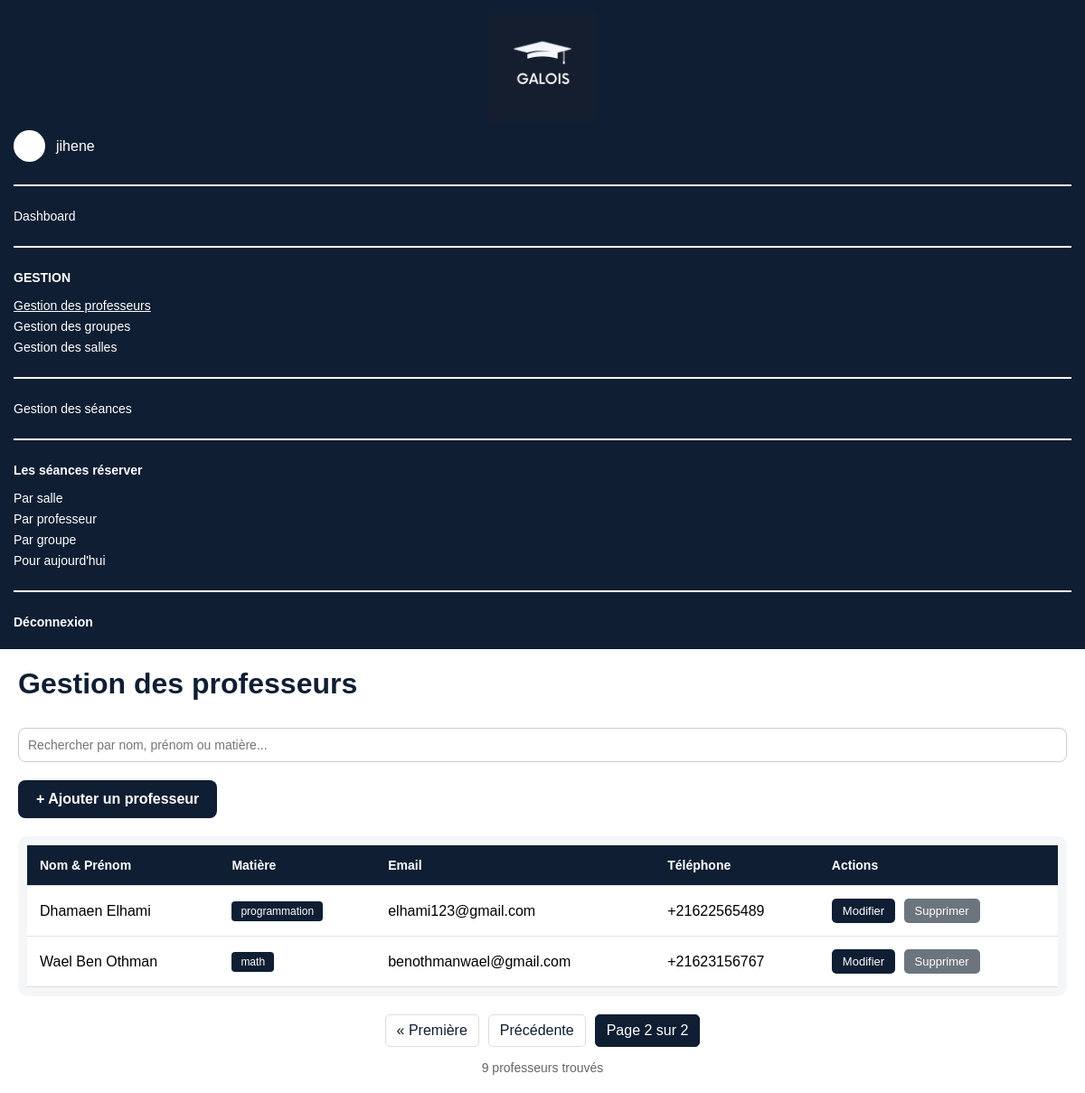
Screenshot of /professeurs/?page=2 (signed in) with the database file from the repository.
### emploi_du_temps/models.py (models this page shows, shortened)
class Professeur(models.Model):
    user = models.OneToOneField(User, on_delete=models.CASCADE, null=True, blank=True)
    nom = models.CharField(max_length=100)
    prenom = models.CharField(max_length=100)
    email = models.EmailField(unique=True)
    telephone = models.CharField(max_length=20, unique=True)
    matiere = models.ForeignKey(Matiere, on_delete=models.SET_NULL, null=True, blank=True, related_name='professeurs')
    class Meta:
        verbose_name_plural = "professeurs"
    @property
    def nom_complet(self):
        return f"{self.prenom} {self.nom}"

class Matiere(models.Model):
    nom = models.CharField(max_length=100, unique=True)

### emploi_du_temps/views.py (the view)
# urls.py: path('professeurs/', views.liste_professeurs, name='professeurs'),
@login_required
def liste_professeurs(request):
    professeurs = Professeur.objects.all().select_related('matiere').order_by('-id')
    search = request.GET.get('search', '')
    if search:
        professeurs = professeurs.filter(
            Q(nom__icontains=search) |
            Q(prenom__icontains=search) |
            Q(matiere__nom__icontains=search)
        )
    paginator = Paginator(professeurs, 7)
    page = request.GET.get('page', 1)
    try:
        professeurs_page = paginator.page(page)
    except PageNotAnInteger:
        professeurs_page = paginator.page(1)
    except EmptyPage:
        professeurs_page = paginator.page(paginator.num_pages)
    return render(request, 'gestion-professeurs.html', {
        'professeurs': professeurs_page,
        'search': search,
        'total_count': professeurs.count()
    })

### emploi_du_temps/templates/gestion-professeurs.html (shortened to what this page needs)
<!DOCTYPE html>
<html lang="fr">
<head>
    {% load static %}
</head>
<body>
    <div class="container">
        <aside class="sidebar">
            <div class="logo-box">
                <img src="{% static 'images/logo.png' %}" alt="Logo" class="logo-sidebar">
            </div>
            <div class="admin-line">
                <div class="small-avatar"></div>
                <span>{{ request.user.username }}</span>
            </div>
            <hr>
            <a href="{% url 'dashboard' %}">Dashboard</a>
            <hr>
            <p class="menu-title">GESTION</p>
            <a href="{% url 'professeurs' %}" class="active">Gestion des professeurs</a>
            <a href="{% url 'groupes' %}">Gestion des groupes</a>
            <a href="{% url 'salles' %}">Gestion des salles</a>
            <hr>
            <a href="{% url 'seances' %}">Gestion des séances</a>
            <hr>
            <p class="menu-title">Les séances réserver</p>
            <a href="{% url 'emploi_salle' %}">Par salle</a>
            <a href="{% url 'emploi_professeur' %}">Par professeur</a>
            <a href="{% url 'emploi_groupe' %}">Par groupe</a>
            <a href="{% url 'emploi_today' %}">Pour aujourd'hui</a>
            <hr>
            <a href="{% url 'logout' %}" class="logout">Déconnexion</a>
        </aside>
        <main class="content">
            <h1>Gestion des professeurs</h1>
            <div class="search-bar">
                <form method="get" id="searchForm">
                    <input type="text" name="search"
                           placeholder="Rechercher par nom, prénom ou matière..."
                           value="{{ search }}"
                           id="searchInput"
                           autocomplete="off">
                </form>
            </div>
            <div class="add-container">
                <a href="{% url 'ajouter_professeur' %}" class="add-btn">+ Ajouter un professeur</a>
            </div>
            <div class="table-container">
                <table>
                    <thead>
                        <tr>
                            <th>Nom & Prénom</th>
                            <th>Matière</th>
                            <th>Email</th>
                            <th>Téléphone</th>
                            <th>Actions</th>
                        </tr>
                    </thead>
                    <tbody id="professeursTableBody">
                        {% for prof in professeurs %}
                        <tr>
                            <td>{{ prof.nom_complet }}</td>
                            <td>
                                {% if prof.matiere %}
                                <span class="matiere-badge">{{ prof.matiere.nom }}</span>
                                {% else %}
                                <span class="matiere-vide">Aucune matière</span>
                                {% endif %}
                            </td>
                            <td>{{ prof.email }}</td>
                            <td>{{ prof.telephone }}</td>
                            <td>
                                <a href="{% url 'modifier_professeur' prof.id %}" class="btn edit">Modifier</a>
                                <a href="#" class="btn delete" data-id="{{ prof.id }}" data-nom="{{ prof.nom_complet }}">Supprimer</a>
                            </td>
                        </tr>
                        {% endfor %}
                    </tbody>
                </table>
            </div>
            {% if professeurs.paginator.num_pages > 1 %}
            <div class="pagination">
                {% if professeurs.has_previous %}
                    <a href="?page=1{% if search %}&search={{ search }}{% endif %}">&laquo; Première</a>
                    <a href="?page={{ professeurs.previous_page_number }}{% if search %}&search={{ search }}{% endif %}">Précédente</a>
                {% endif %}
                <span class="current">
                    Page {{ professeurs.number }} sur {{ professeurs.paginator.num_pages }}
                </span>
            </div>
            {% endif %}
            <div class="info-count">
                {{ total_count }} professeur{{ total_count|pluralize:"s" }} trouvé{{ total_count|pluralize:"s" }}
            </div>
        </main>
    </div>
</body>
</html>

### emploi_du_temps/templates/gestion-professeurs.html (style rules this page uses)
* { margin: 0; padding: 0; box-sizing: border-box; font-family: Arial, sans-serif; }
.container { display: flex; height: 100vh; }
.sidebar { width: 270px; background-color: #0f1e33; color: white; padding: 25px 20px; }
.logo-box { text-align: center; margin-bottom: 5px; }
.logo-sidebar { width: 120px; }
.admin-line { display: flex; align-items: center; gap: 12px; margin-bottom: 20px; }
.small-avatar { width: 35px; height: 35px; background-color: white; border-radius: 50%; }
.sidebar hr { border: 1px solid white; margin: 25px 0; }
.menu-title { font-weight: bold; margin-bottom: 15px; font-size: 14px; }
.sidebar a { display: block; color: white; text-decoration: none; margin: 7px 0; font-size: 14px; }
.sidebar a.active { text-decoration: underline; }
.logout { font-weight: bold; }
.content { flex: 1; background-color: #ffffff; padding: 40px; overflow-y: auto; }
h1 { margin-bottom: 30px; color: #0f1e33; }
.search-bar { margin-bottom: 20px; }
.search-bar input { width: 100%; padding: 10px; border-radius: 8px; border: 1px solid #ccc; font-size: 14px; transition: all 0.3s; }
.add-container { margin-bottom: 20px; }
a.add-btn { background-color: #0f1e33; color: white; padding: 12px 20px; border-radius: 8px; font-weight: bold; text-decoration: none; display: inline-block; transition: background-color 0.3s; }
.table-container { background-color: #f4f6f8; padding: 20px; border-radius: 10px; overflow-x: auto; }
table { width: 100%; border-collapse: collapse; min-width: 800px; }
thead { background-color: #0f1e33; color: white; }
th, td { padding: 14px; text-align: left; border-bottom: 1px solid #e0e0e0; }
th { font-weight: bold; font-size: 14px; }
tbody tr { background-color: #ffffff; transition: all 0.2s; }
a.btn { display: inline-block; padding: 6px 12px; border-radius: 5px; color: white; text-decoration: none; cursor: pointer; margin-right: 5px; font-size: 13px; transition: background-color 0.3s; }
a.edit { background-color: #0f1e33; }
a.delete { background-color: #6c757d; }
.matiere-badge { background: #0f1e33; color: white; padding: 4px 10px; border-radius: 4px; font-size: 12px; display: inline-block; font-weight: 500; }
.pagination { margin-top: 20px; display: flex; justify-content: center; gap: 10px; flex-wrap: wrap; }
.pagination a, .pagination span { padding: 8px 12px; border: 1px solid #ddd; border-radius: 5px; text-decoration: none; color: #0f1e33; transition: all 0.3s; }
.pagination .current { background-color: #0f1e33; color: white; border-color: #0f1e33; }
.info-count { margin-top: 15px; color: #666; font-size: 14px; text-align: center; }
@media (max-width: 1200px) { .container { flex-direction: column; height: auto; min-height: 100vh; } }
@media (max-width: 1200px) { .sidebar { width: 100%; padding: 15px; } }
@media (max-width: 1200px) { .content { padding: 20px; } }
@media (max-width: 1200px) { .table-container { padding: 10px; } }
@media (max-width: 1200px) { table { min-width: 600px; } }

### rows the page displays
Professeur: nom_complet "Dhamaen Elhami", matiere.nom "programmation", email "elhami123@gmail.com", telephone "+21622565489"
Professeur: nom_complet "Wael Ben Othman", matiere.nom "math", email "benothmanwael@gmail.com", telephone "+21623156767"

### other values shown
{{ request.user.username }} "jihene"
{{ professeurs.number }} "2"
{{ professeurs.paginator.num_pages }} "2"
{{ total_count }} "9"
